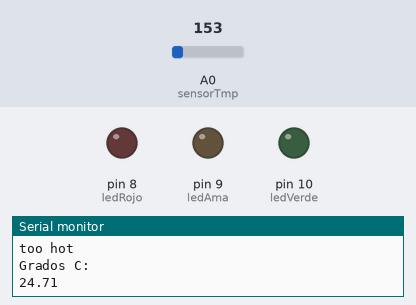
Recording of a sketch running on a simulated Arduino Uno, built with avr-gcc and run on an emulated ATmega328P. Parts: output pins drawn as LEDs (lit = HIGH), the last lines printed to the serial monitor. The test bench sets the inputs (shaded band); at power-on: A0 (sensorTmp) = 153.

Above: at 1.3 s.
1.4 s: A0 (sensorTmp) set to 147
At 2.4 s:
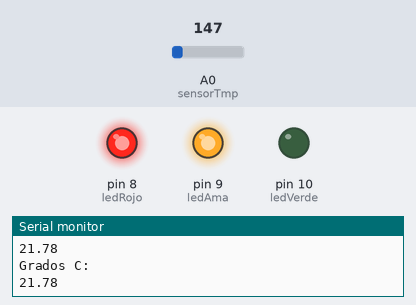
3.5 s: A0 (sensorTmp) set to 133
At 5.2 s:
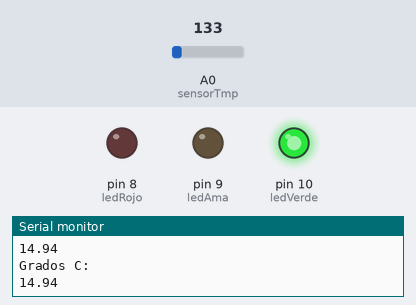
Timing chart, 0 to 6.7 s (numbered marks = the images above; inputs shaded):
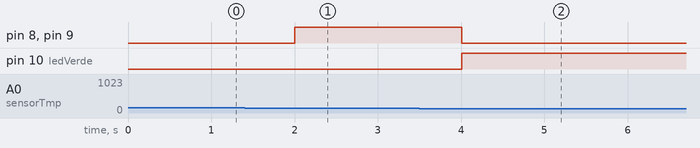

The sketch:

Practica_6_Sensor_Temperatura.ino
```cpp
int ledRojo=8; //Led rojo conectado al pin 8
int ledAma=9; // Led amarillo conectado al pin 9
int ledVerde=10; //Led verde conectado al pin 10
int sensorTmp=A0; //Sensor TMP36 conectado al pin A0
float lectura=0; //Se inicializa la variable que llevará la lectura del sensor

void setup() {

  pinMode(ledRojo,OUTPUT);    //Led como salida
  pinMode(ledAma,OUTPUT);     //Led como salida
  pinMode(ledVerde,OUTPUT);    //Led como salida

  Serial.begin(9600);       //serial con 9600 baudios
}

void loop() {

  float gCelsius;              //Se crea una variable que contendrá la temperatura en grados celcius

  lectura=analogRead(sensorTmp)*0.0048828125; //Se guarda en la variable lectura el voltaje que tiene el sensor

  gCelsius=(lectura-0.5)*100.0;   //Se convierte a °C. El voltaje recibido de la variable del sensor "lectura" se multiplica por 0.5 y después se multiplica por 100

  Serial.println("Grados C:");  //Muestra mensaje Grados C:
  Serial.println(gCelsius);     //Muestra los grados C
  delay(500);                  //Retraso de un segundo para que se pueda notar la diferencia

  if(gCelsius<=18 || gCelsius<=19){
    digitalWrite(ledVerde,HIGH);
    digitalWrite(ledAma,LOW);
    digitalWrite(ledRojo,LOW);
  }
  else if(gCelsius<=20 || gCelsius<=21){
    digitalWrite(ledAma,HIGH);
     digitalWrite(ledVerde,LOW);
      digitalWrite(ledRojo,LOW);
  }
  else if(gCelsius<=22){
    digitalWrite(ledRojo,HIGH);
     digitalWrite(ledVerde,LOW);
      digitalWrite(ledAma,HIGH);
  }
  else{
    Serial.println("too hot");
  }
}
```

Measured:
- the behaviour switches between 148 and 147 on A0 (sensorTmp) (found by bisection; images 0 and 1)
- after the input at 1.4 s, pin 8 (ledRojo), pin 9 (ledAma): LOW → HIGH after 0.60 s
- after the input at 3.5 s, pin 8 (ledRojo), pin 9 (ledAma): HIGH → LOW after 0.51 s; pin 10 (ledVerde): LOW → HIGH after 0.51 s
